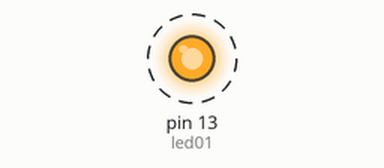
A sketch run on a simulated Arduino Uno, built with avr-gcc and run on an emulated ATmega328P. On the bench: output pins drawn as LEDs (lit = HIGH). Dashed ring = blinking.

Above: at 0.05 s.
Timing chart, 0 to 3.0 s (numbered marks = the images above):
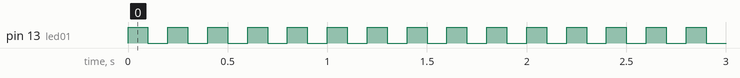

The sketch:

blink.ino
```cpp
int led01=13, led03=11;

void setup()
{
    pinMode(led01,OUTPUT);
}

void loop()
{
digitalWrite(led01,HIGH);
delay(100);
digitalWrite(led01,LOW);
delay(100);
}
```

Measured:
- by itself, pin 13 (led01): alternates HIGH for 0.10 s and LOW for 0.10 s
